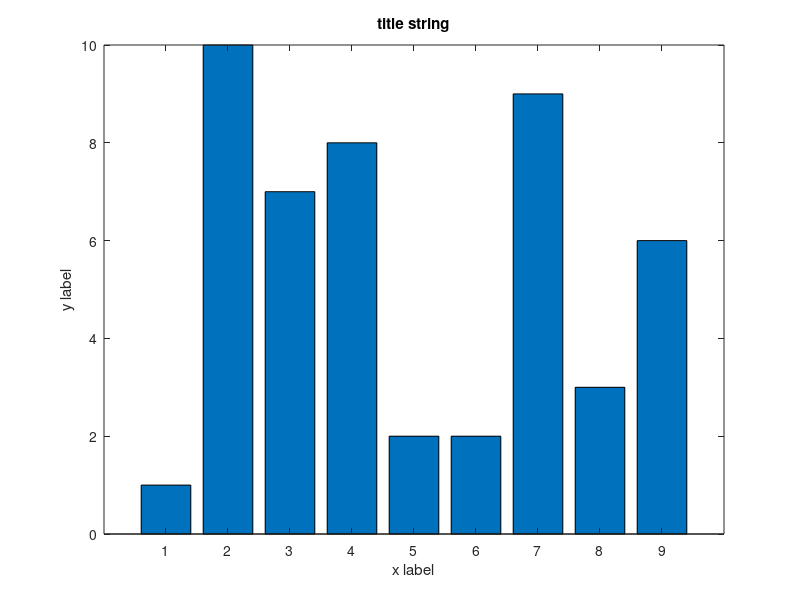

Source code (MATLAB): (Note: this script raises an error after producing the figure.)
% test printpdf function
figure;
bar([1 10 7 8 2 2 9 3 6])
title('title string')
xlabel('x label');
ylabel('y label');
printpdf('test1.pdf',gcf,600)
printpdf('test2.pdf',gcf,600,true)